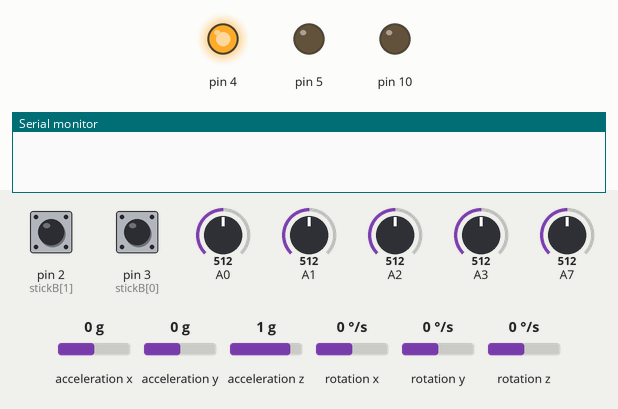
This sketch was run on a simulated Arduino Uno, built with avr-gcc and run on an emulated ATmega328P. On the bench: output pins drawn as LEDs (lit = HIGH), the last lines printed to the serial monitor. The test bench sets the inputs (shaded band); at power-on: acceleration x 0 g, A7 = 512, A0 = 512, A1 = 512, A2 = 512, A3 = 512, pin 2 (stickB[1]) HIGH, pin 3 (stickB[0]) HIGH, acceleration y 0 g, acceleration z 1 g, rotation x 0 °/s, rotation y 0 °/s, rotation z 0 °/s. No radio packets arrive unless stated.

Above: at 0.1 s.
At 3.1 s:
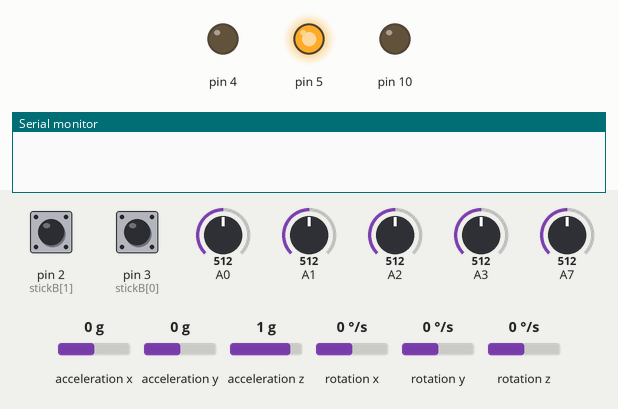
At 4.7 s:
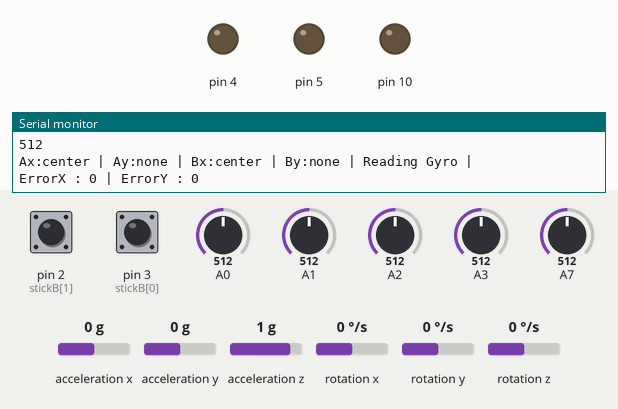
4.8 s: acceleration x set to -1.4 g
7.8 s: A7 set to 306
9.4 s: A0 set to 730
11.0 s: A1 set to 270
12.7 s: A2 set to 270
14.3 s: A3 set to 270
Timing chart, 0 to 16.9 s (numbered marks = the images above; inputs shaded):
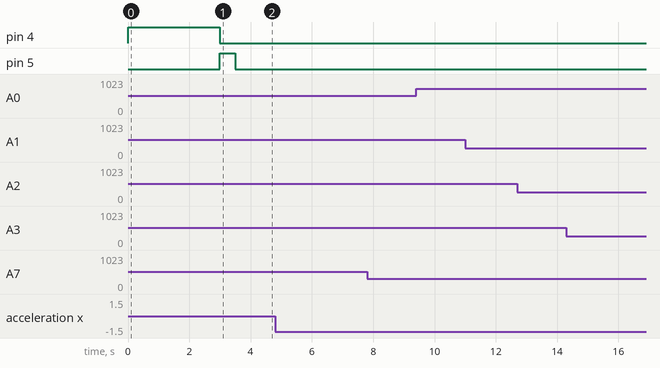

The sketch:

GenericRCPitchYaw.ino
```cpp
#include <SPI.h>
#include "RF24.h"
#include <Wire.h>
#include <MPU6050_tockn.h>

MPU6050 mpu6050(Wire);

RF24 myRadio (7, 8);

byte addresses[][6] = {"0"};

String X[] = {"left","right","center"};
String Y[] = {"forward","backward","none"};

struct package{
  enum XDIRECTION {LEFT,RIGHT,CENTER};
  enum YDIRECTION {FORWARD,BACKWARD,NONE};

  XDIRECTION aX;
  YDIRECTION aY;

  XDIRECTION bX;
  YDIRECTION bY;
  int aValY, aValX, bValY, bValX;
  bool buttonA, buttonB, readGyro;
  byte packetTest = 0;
  int errorX, errorY;
};

int valX, valY;
byte stickA[] = {0,1};
byte stickB[] = {3,2};

float startX,startY,startZ;


typedef struct package Package;
Package data;

void setup(){
  pinMode(stickA[0],INPUT);
  pinMode(stickA[1],INPUT);
  pinMode(stickB[0],INPUT);
  pinMode(stickB[1],INPUT);

  pinMode(4,OUTPUT);
  pinMode(5,OUTPUT);
  pinMode(10,OUTPUT);
  digitalWrite(10,LOW);

  pinMode(2,INPUT_PULLUP);
  pinMode(3,INPUT_PULLUP);

  Wire.begin();
  Serial.begin(115200);

  digitalWrite(4,HIGH);
  mpu6050.begin();
  mpu6050.calcGyroOffsets(true);

  startX = mpu6050.getAngleX();
  startY = mpu6050.getAngleY();
  startZ = mpu6050.getAngleZ();

  digitalWrite(4,LOW);
  digitalWrite(5,HIGH);
  delay(500);
  digitalWrite(5,LOW);

  myRadio.begin();
  myRadio.setChannel(115);
  myRadio.setPALevel(RF24_PA_MAX);
  myRadio.setDataRate( RF24_250KBPS ) ;
  myRadio.openWritingPipe( addresses[0]);
  myRadio.stopListening();
}

void steer(){
  valX = analogRead(stickA[0]);
  valY = analogRead(stickA[1]);
  //read analog to determine direction
  if (valY > 730){
    data.aY = package::YDIRECTION::BACKWARD;
    data.aValY = map(valY,1023,515,255,0);
  }else if (valY < 280){
    data.aY = package::YDIRECTION::FORWARD;
   data.aValY = map(valY,1,415,255,0);
  }else{
    data.aY = package::YDIRECTION::NONE;
   data.aValY = 0;
  }

  if (valX > 720){
    data.aX = package::XDIRECTION::LEFT;
    data.aValX = map(valX,505,1024,0,255);
  }else if (valX < 280){
    data.aX = package::XDIRECTION::RIGHT;
    data.aValX = map(valX,1,505,255,0);
  }else{
    data.aX = package::XDIRECTION::CENTER;
    data.aValX = 0;
  }
  data.aValX = abs(data.aValX);
  data.aValY = abs(data.aValY);

  //A is done
///*
  valX = analogRead(stickB[0]);
  valY = analogRead(stickB[1]);
  //read analog to determine direction
  if (valY > 730){
    data.bY = package::YDIRECTION::BACKWARD;
    data.bValY =valY;// map(valY,1023,515,255,0);
  }else if (valY < 280){
    data.bY = package::YDIRECTION::FORWARD;
   data.bValY = valY;//map(valY,1,415,255,0);
  }else{
    data.bY = package::YDIRECTION::NONE;
   data.bValY = 0;
  }
  Serial.println(valX);
  if (valX > 750){
    data.bX = package::XDIRECTION::LEFT;
    data.bValX = valX;//map(valX,505,1024,0,255);
  }else if (valX < 280){
    data.bX = package::XDIRECTION::RIGHT;
    data.bValX = valX;//map(valX,1,505,255,0);
  }else{
    data.bX = package::XDIRECTION::CENTER;
    data.bValX = 0;
  }
  data.bValX = abs(data.bValX);
  data.bValY = abs(data.bValY);

  if (digitalRead(2) == LOW){
    data.buttonA = true;
  }else{
    data.buttonA = false;
  }
  if (digitalRead(3) == LOW){
    Serial.println("pew");
    data.buttonB = true;
  }else{
    data.buttonB = false;
  }

 // */

  //B is done
}

float findError(float got, float expected){
  return ((float)(got-expected)/expected);
}

void loop(){
   steer();
   myRadio.write(&data, sizeof(data));
   data.packetTest++;


 Serial.print("Ax:");
  Serial.print(X[(data).aX]);
  Serial.print(" | Ay:");
  Serial.print(Y[(data).aY]);
  Serial.print(" | Bx:");
  Serial.print(X[(data).bX]);
  Serial.print(" | By:");
  Serial.print(Y[(data).bY]);
  if (digitalRead(2) == LOW){
    Serial.print(" | ButtonA");
  }
  if (digitalRead(3) == LOW){
    Serial.print(" | ButtonB");
  }
  if (analogRead(7) >400){
    Serial.print(" | Reading Gyro");
    data.readGyro= true;
  }else{
    data.readGyro=false;
  }

  Serial.println(" |");
  mpu6050.update();
  data.errorX=mpu6050.getAngleX();//findError(mpu6050.getAngleX(),startX);
  data.errorY=mpu6050.getAngleY();//findError(mpu6050.getAngleY(),startY);
//  data.errorZ=(mpu6050.getAngleZ(),startZ);

  Serial.print("ErrorX : ");
  Serial.print(data.errorX);
  Serial.print(" | ErrorY : ");
  Serial.println(data.errorY);

  delay(100);

 /*
  count+=PI/64;
  float temp = sin(count)*sin(20*count);
  temp*=1000;
   Serial.println(temp);
   */
}
```
